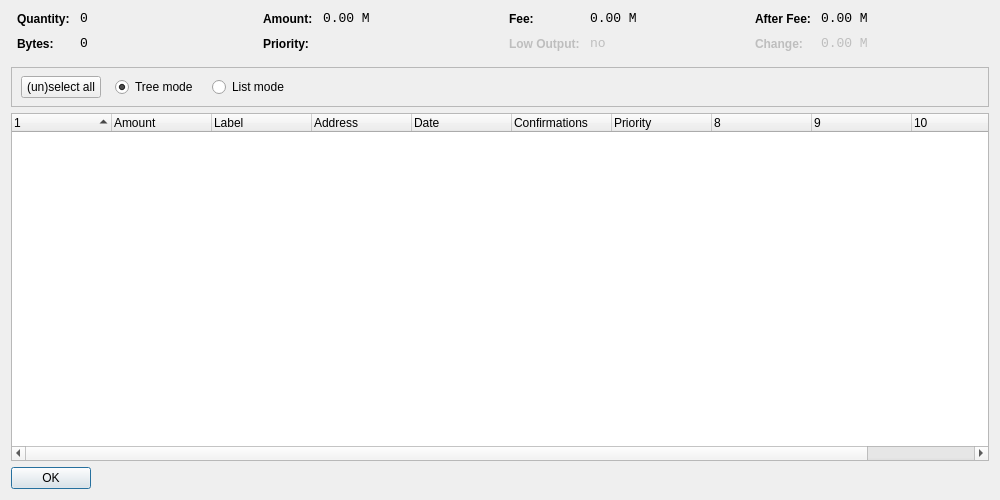
<?xml version="1.0" encoding="UTF-8"?>
<ui version="4.0">
 <class>CoinControlDialog</class>
 <widget class="QDialog" name="CoinControlDialog">
  <property name="geometry">
   <rect>
    <x>0</x>
    <y>0</y>
    <width>1000</width>
    <height>500</height>
   </rect>
  </property>
  <property name="windowTitle">
   <string>Coin Control</string>
  </property>
  <layout class="QVBoxLayout" name="verticalLayout">
   <item>
    <layout class="QHBoxLayout" name="horizontalLayoutTop" stretch="0,0,0,0">
     <property name="topMargin">
      <number>0</number>
     </property>
     <property name="bottomMargin">
      <number>10</number>
     </property>
     <item>
      <layout class="QFormLayout" name="formLayoutCoinControl1">
       <property name="horizontalSpacing">
        <number>10</number>
       </property>
       <property name="verticalSpacing">
        <number>10</number>
       </property>
       <property name="leftMargin">
        <number>6</number>
       </property>
       <property name="rightMargin">
        <number>6</number>
       </property>
       <item row="0" column="0">
        <widget class="QLabel" name="labelCoinControlQuantityText">
         <property name="styleSheet">
          <string notr="true">font-weight:bold;</string>
         </property>
         <property name="text">
          <string>Quantity:</string>
         </property>
        </widget>
       </item>
       <item row="0" column="1">
        <widget class="QLabel" name="labelCoinControlQuantity">
         <property name="font">
          <font>
           <family>Monospace</family>
           <pointsize>10</pointsize>
          </font>
         </property>
         <property name="cursor">
          <cursorShape>IBeamCursor</cursorShape>
         </property>
         <property name="contextMenuPolicy">
          <enum>Qt::ActionsContextMenu</enum>
         </property>
         <property name="text">
          <string notr="true">0</string>
         </property>
         <property name="textInteractionFlags">
          <set>Qt::LinksAccessibleByMouse|Qt::TextSelectableByKeyboard|Qt::TextSelectableByMouse</set>
         </property>
        </widget>
       </item>
       <item row="1" column="0">
        <widget class="QLabel" name="labelCoinControlBytesText">
         <property name="styleSheet">
          <string notr="true">font-weight:bold;</string>
         </property>
         <property name="text">
          <string>Bytes:</string>
         </property>
        </widget>
       </item>
       <item row="1" column="1">
        <widget class="QLabel" name="labelCoinControlBytes">
         <property name="font">
          <font>
           <family>Monospace</family>
           <pointsize>10</pointsize>
          </font>
         </property>
         <property name="cursor">
          <cursorShape>IBeamCursor</cursorShape>
         </property>
         <property name="contextMenuPolicy">
          <enum>Qt::ActionsContextMenu</enum>
         </property>
         <property name="text">
          <string notr="true">0</string>
         </property>
         <property name="textInteractionFlags">
          <set>Qt::LinksAccessibleByMouse|Qt::TextSelectableByKeyboard|Qt::TextSelectableByMouse</set>
         </property>
        </widget>
       </item>
      </layout>
     </item>
     <item>
      <layout class="QFormLayout" name="formLayoutCoinControl2">
       <property name="horizontalSpacing">
        <number>10</number>
       </property>
       <property name="verticalSpacing">
        <number>10</number>
       </property>
       <property name="leftMargin">
        <number>6</number>
       </property>
       <property name="rightMargin">
        <number>6</number>
       </property>
       <item row="0" column="0">
        <widget class="QLabel" name="labelCoinControlAmountText">
         <property name="styleSheet">
          <string notr="true">font-weight:bold;</string>
         </property>
         <property name="text">
          <string>Amount:</string>
         </property>
        </widget>
       </item>
       <item row="0" column="1">
        <widget class="QLabel" name="labelCoinControlAmount">
         <property name="font">
          <font>
           <family>Monospace</family>
           <pointsize>10</pointsize>
          </font>
         </property>
         <property name="cursor">
          <cursorShape>IBeamCursor</cursorShape>
         </property>
         <property name="contextMenuPolicy">
          <enum>Qt::ActionsContextMenu</enum>
         </property>
         <property name="text">
          <string notr="true">0.00 M</string>
         </property>
         <property name="textInteractionFlags">
          <set>Qt::LinksAccessibleByMouse|Qt::TextSelectableByKeyboard|Qt::TextSelectableByMouse</set>
         </property>
        </widget>
       </item>
       <item row="1" column="0">
        <widget class="QLabel" name="labelCoinControlPriorityText">
         <property name="styleSheet">
          <string notr="true">font-weight:bold;</string>
         </property>
         <property name="text">
          <string>Priority:</string>
         </property>
        </widget>
       </item>
       <item row="1" column="1">
        <widget class="QLabel" name="labelCoinControlPriority">
         <property name="font">
          <font>
           <family>Monospace</family>
           <pointsize>10</pointsize>
          </font>
         </property>
         <property name="cursor">
          <cursorShape>IBeamCursor</cursorShape>
         </property>
         <property name="contextMenuPolicy">
          <enum>Qt::ActionsContextMenu</enum>
         </property>
         <property name="text">
          <string/>
         </property>
         <property name="textInteractionFlags">
          <set>Qt::LinksAccessibleByMouse|Qt::TextSelectableByKeyboard|Qt::TextSelectableByMouse</set>
         </property>
        </widget>
       </item>
      </layout>
     </item>
     <item>
      <layout class="QFormLayout" name="formLayoutCoinControl3">
       <property name="horizontalSpacing">
        <number>10</number>
       </property>
       <property name="verticalSpacing">
        <number>10</number>
       </property>
       <property name="leftMargin">
        <number>6</number>
       </property>
       <property name="rightMargin">
        <number>6</number>
       </property>
       <item row="0" column="0">
        <widget class="QLabel" name="labelCoinControlFeeText">
         <property name="styleSheet">
          <string notr="true">font-weight:bold;</string>
         </property>
         <property name="text">
          <string>Fee:</string>
         </property>
        </widget>
       </item>
       <item row="0" column="1">
        <widget class="QLabel" name="labelCoinControlFee">
         <property name="font">
          <font>
           <family>Monospace</family>
           <pointsize>10</pointsize>
          </font>
         </property>
         <property name="cursor">
          <cursorShape>IBeamCursor</cursorShape>
         </property>
         <property name="contextMenuPolicy">
          <enum>Qt::ActionsContextMenu</enum>
         </property>
         <property name="text">
          <string notr="true">0.00 M</string>
         </property>
         <property name="textInteractionFlags">
          <set>Qt::LinksAccessibleByMouse|Qt::TextSelectableByKeyboard|Qt::TextSelectableByMouse</set>
         </property>
        </widget>
       </item>
       <item row="1" column="0">
        <widget class="QLabel" name="labelCoinControlLowOutputText">
         <property name="enabled">
          <bool>false</bool>
         </property>
         <property name="styleSheet">
          <string notr="true">font-weight:bold;</string>
         </property>
         <property name="text">
          <string>Low Output:</string>
         </property>
        </widget>
       </item>
       <item row="1" column="1">
        <widget class="QLabel" name="labelCoinControlLowOutput">
         <property name="enabled">
          <bool>false</bool>
         </property>
         <property name="font">
          <font>
           <family>Monospace</family>
           <pointsize>10</pointsize>
          </font>
         </property>
         <property name="cursor">
          <cursorShape>IBeamCursor</cursorShape>
         </property>
         <property name="contextMenuPolicy">
          <enum>Qt::ActionsContextMenu</enum>
         </property>
         <property name="text">
          <string notr="true">no</string>
         </property>
         <property name="textInteractionFlags">
          <set>Qt::LinksAccessibleByMouse|Qt::TextSelectableByKeyboard|Qt::TextSelectableByMouse</set>
         </property>
        </widget>
       </item>
      </layout>
     </item>
     <item>
      <layout class="QFormLayout" name="formLayoutCoinControl4">
       <property name="horizontalSpacing">
        <number>10</number>
       </property>
       <property name="verticalSpacing">
        <number>10</number>
       </property>
       <property name="leftMargin">
        <number>6</number>
       </property>
       <property name="rightMargin">
        <number>6</number>
       </property>
       <item row="0" column="0">
        <widget class="QLabel" name="labelCoinControlAfterFeeText">
         <property name="styleSheet">
          <string notr="true">font-weight:bold;</string>
         </property>
         <property name="text">
          <string>After Fee:</string>
         </property>
        </widget>
       </item>
       <item row="0" column="1">
        <widget class="QLabel" name="labelCoinControlAfterFee">
         <property name="font">
          <font>
           <family>Monospace</family>
           <pointsize>10</pointsize>
          </font>
         </property>
         <property name="cursor">
          <cursorShape>IBeamCursor</cursorShape>
         </property>
         <property name="contextMenuPolicy">
          <enum>Qt::ActionsContextMenu</enum>
         </property>
         <property name="text">
          <string notr="true">0.00 M</string>
         </property>
         <property name="textInteractionFlags">
          <set>Qt::LinksAccessibleByMouse|Qt::TextSelectableByKeyboard|Qt::TextSelectableByMouse</set>
         </property>
        </widget>
       </item>
       <item row="1" column="0">
        <widget class="QLabel" name="labelCoinControlChangeText">
         <property name="enabled">
          <bool>false</bool>
         </property>
         <property name="styleSheet">
          <string notr="true">font-weight:bold;</string>
         </property>
         <property name="text">
          <string>Change:</string>
         </property>
        </widget>
       </item>
       <item row="1" column="1">
        <widget class="QLabel" name="labelCoinControlChange">
         <property name="enabled">
          <bool>false</bool>
         </property>
         <property name="font">
          <font>
           <family>Monospace</family>
           <pointsize>10</pointsize>
          </font>
         </property>
         <property name="cursor">
          <cursorShape>IBeamCursor</cursorShape>
         </property>
         <property name="contextMenuPolicy">
          <enum>Qt::ActionsContextMenu</enum>
         </property>
         <property name="text">
          <string notr="true">0.00 M</string>
         </property>
         <property name="textInteractionFlags">
          <set>Qt::LinksAccessibleByMouse|Qt::TextSelectableByKeyboard|Qt::TextSelectableByMouse</set>
         </property>
        </widget>
       </item>
      </layout>
     </item>
    </layout>
   </item>
   <item>
    <widget class="QFrame" name="frame">
     <property name="minimumSize">
      <size>
       <width>0</width>
       <height>40</height>
      </size>
     </property>
     <property name="frameShape">
      <enum>QFrame::StyledPanel</enum>
     </property>
     <property name="frameShadow">
      <enum>QFrame::Sunken</enum>
     </property>
     <widget class="QWidget" name="horizontalLayoutWidget">
      <property name="geometry">
       <rect>
        <x>10</x>
        <y>0</y>
        <width>781</width>
        <height>41</height>
       </rect>
      </property>
      <layout class="QHBoxLayout" name="horizontalLayoutPanel" stretch="0,0,0,0,0">
       <property name="spacing">
        <number>14</number>
       </property>
       <item>
        <widget class="QPushButton" name="pushButtonSelectAll">
         <property name="sizePolicy">
          <sizepolicy hsizetype="Maximum" vsizetype="Fixed">
           <horstretch>0</horstretch>
           <verstretch>0</verstretch>
          </sizepolicy>
         </property>
         <property name="text">
          <string>(un)select all</string>
         </property>
        </widget>
       </item>
       <item>
        <widget class="QRadioButton" name="radioTreeMode">
         <property name="sizePolicy">
          <sizepolicy hsizetype="Maximum" vsizetype="Fixed">
           <horstretch>0</horstretch>
           <verstretch>0</verstretch>
          </sizepolicy>
         </property>
         <property name="text">
          <string>Tree mode</string>
         </property>
         <property name="checked">
          <bool>true</bool>
         </property>
        </widget>
       </item>
       <item>
        <widget class="QRadioButton" name="radioListMode">
         <property name="sizePolicy">
          <sizepolicy hsizetype="Maximum" vsizetype="Fixed">
           <horstretch>0</horstretch>
           <verstretch>0</verstretch>
          </sizepolicy>
         </property>
         <property name="text">
          <string>List mode</string>
         </property>
        </widget>
       </item>
       <item>
        <spacer name="horizontalSpacer">
         <property name="orientation">
          <enum>Qt::Horizontal</enum>
         </property>
         <property name="sizeHint" stdset="0">
          <size>
           <width>40</width>
           <height>20</height>
          </size>
         </property>
        </spacer>
       </item>
      </layout>
     </widget>
    </widget>
   </item>
   <item>
    <widget class="CoinControlTreeWidget" name="treeWidget">
     <property name="contextMenuPolicy">
      <enum>Qt::CustomContextMenu</enum>
     </property>
     <property name="sortingEnabled">
      <bool>false</bool>
     </property>
     <property name="columnCount">
      <number>11</number>
     </property>
     <attribute name="headerShowSortIndicator" stdset="0">
      <bool>true</bool>
     </attribute>
     <attribute name="headerStretchLastSection">
      <bool>false</bool>
     </attribute>
     <column>
      <property name="text">
       <string/>
      </property>
     </column>
     <column>
      <property name="text">
       <string>Amount</string>
      </property>
     </column>
     <column>
      <property name="text">
       <string>Label</string>
      </property>
     </column>
     <column>
      <property name="text">
       <string>Address</string>
      </property>
     </column>
     <column>
      <property name="text">
       <string>Date</string>
      </property>
     </column>
     <column>
      <property name="text">
       <string>Confirmations</string>
      </property>
      <property name="toolTip">
       <string>Confirmed</string>
      </property>
     </column>
     <column>
      <property name="text">
       <string>Priority</string>
      </property>
     </column>
     <column>
      <property name="text">
       <string/>
      </property>
     </column>
     <column>
      <property name="text">
       <string/>
      </property>
     </column>
     <column>
      <property name="text">
       <string/>
      </property>
     </column>
     <column>
      <property name="text">
       <string/>
      </property>
     </column>
    </widget>
   </item>
   <item>
    <widget class="QDialogButtonBox" name="buttonBox">
     <property name="sizePolicy">
      <sizepolicy hsizetype="Maximum" vsizetype="Fixed">
       <horstretch>0</horstretch>
       <verstretch>0</verstretch>
      </sizepolicy>
     </property>
     <property name="orientation">
      <enum>Qt::Horizontal</enum>
     </property>
     <property name="standardButtons">
      <set>QDialogButtonBox::Ok</set>
     </property>
    </widget>
   </item>
  </layout>
 </widget>
 <customwidgets>
  <customwidget>
   <class>CoinControlTreeWidget</class>
   <extends>QTreeWidget</extends>
   <header>coincontroltreewidget.h</header>
  </customwidget>
 </customwidgets>
 <resources/>
 <connections/>
</ui>
